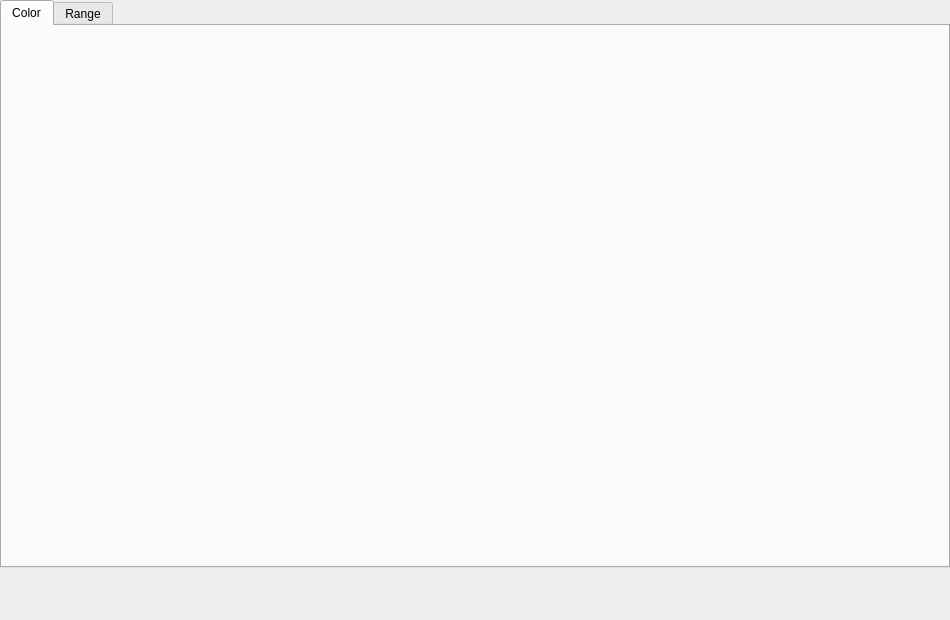
<?xml version="1.0" encoding="UTF-8"?>
<ui version="4.0">
 <class>Post2dWindowNodeScalarGroupDataItem_SettingEditWidget</class>
 <widget class="QWidget" name="Post2dWindowNodeScalarGroupDataItem_SettingEditWidget">
  <property name="geometry">
   <rect>
    <x>0</x>
    <y>0</y>
    <width>950</width>
    <height>620</height>
   </rect>
  </property>
  <property name="windowTitle">
   <string>Form</string>
  </property>
  <layout class="QVBoxLayout" name="verticalLayout_3">
   <property name="leftMargin">
    <number>0</number>
   </property>
   <property name="topMargin">
    <number>0</number>
   </property>
   <property name="rightMargin">
    <number>0</number>
   </property>
   <property name="bottomMargin">
    <number>0</number>
   </property>
   <item>
    <widget class="QTabWidget" name="tabWidget">
     <property name="currentIndex">
      <number>0</number>
     </property>
     <widget class="QWidget" name="colorTab">
      <attribute name="title">
       <string>Color</string>
      </attribute>
      <layout class="QVBoxLayout" name="verticalLayout">
       <item>
        <widget class="QWidgetContainer" name="colorMapWidget" native="true"/>
       </item>
      </layout>
     </widget>
     <widget class="QWidget" name="rangeTab">
      <attribute name="title">
       <string>Range</string>
      </attribute>
      <layout class="QVBoxLayout" name="verticalLayout_2">
       <item>
        <layout class="QHBoxLayout" name="horizontalLayout">
         <item>
          <widget class="Region2dSettingEditWidget" name="rangeWidget" native="true"/>
         </item>
         <item>
          <spacer name="horizontalSpacer">
           <property name="orientation">
            <enum>Qt::Horizontal</enum>
           </property>
           <property name="sizeHint" stdset="0">
            <size>
             <width>40</width>
             <height>20</height>
            </size>
           </property>
          </spacer>
         </item>
        </layout>
       </item>
       <item>
        <spacer name="verticalSpacer">
         <property name="orientation">
          <enum>Qt::Vertical</enum>
         </property>
         <property name="sizeHint" stdset="0">
          <size>
           <width>20</width>
           <height>467</height>
          </size>
         </property>
        </spacer>
       </item>
      </layout>
     </widget>
    </widget>
   </item>
   <item>
    <layout class="QHBoxLayout" name="horizontalLayout_2" stretch="0,1">
     <item>
      <widget class="ContourSettingEditWidget" name="contourWidget" native="true"/>
     </item>
     <item>
      <spacer name="horizontalSpacer_2">
       <property name="orientation">
        <enum>Qt::Horizontal</enum>
       </property>
       <property name="sizeHint" stdset="0">
        <size>
         <width>40</width>
         <height>20</height>
        </size>
       </property>
      </spacer>
     </item>
    </layout>
   </item>
   <item>
    <layout class="QHBoxLayout" name="horizontalLayout_3" stretch="0,1">
     <item>
      <widget class="TransparencyWidget" name="opacityWidget" native="true"/>
     </item>
     <item>
      <spacer name="horizontalSpacer_3">
       <property name="orientation">
        <enum>Qt::Horizontal</enum>
       </property>
       <property name="sizeHint" stdset="0">
        <size>
         <width>40</width>
         <height>20</height>
        </size>
       </property>
      </spacer>
     </item>
    </layout>
   </item>
  </layout>
 </widget>
 <customwidgets>
  <customwidget>
   <class>QWidgetContainer</class>
   <extends>QWidget</extends>
   <header>misc/qwidgetcontainer.h</header>
   <container>1</container>
  </customwidget>
  <customwidget>
   <class>TransparencyWidget</class>
   <extends>QWidget</extends>
   <header>guibase/widget/transparencywidget.h</header>
   <container>1</container>
  </customwidget>
  <customwidget>
   <class>Region2dSettingEditWidget</class>
   <extends>QWidget</extends>
   <header>guicore/region/region2dsettingeditwidget.h</header>
   <container>1</container>
  </customwidget>
  <customwidget>
   <class>ContourSettingEditWidget</class>
   <extends>QWidget</extends>
   <header>guicore/contour/contoursettingeditwidget.h</header>
   <container>1</container>
  </customwidget>
 </customwidgets>
 <resources/>
 <connections/>
</ui>
